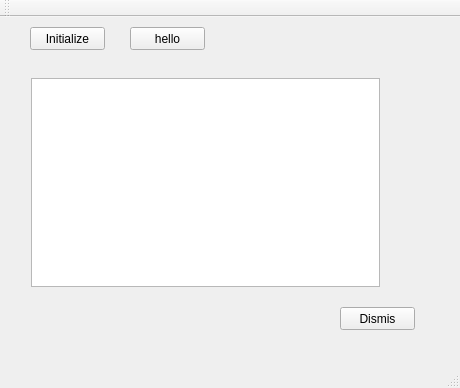
<?xml version="1.0" encoding="UTF-8"?>
<ui version="4.0">
 <class>MainDeviceWindow</class>
 <widget class="QMainWindow" name="MainDeviceWindow">
  <property name="geometry">
   <rect>
    <x>0</x>
    <y>0</y>
    <width>460</width>
    <height>388</height>
   </rect>
  </property>
  <property name="windowTitle">
   <string>MainDeviceWindow</string>
  </property>
  <widget class="QWidget" name="centralWidget">
   <widget class="QWidget" name="verticalLayoutWidget">
    <property name="geometry">
     <rect>
      <x>20</x>
      <y>50</y>
      <width>371</width>
      <height>231</height>
     </rect>
    </property>
    <layout class="QVBoxLayout" name="verticalLayout">
     <item>
      <widget class="QPlainTextEdit" name="plainTextEdit"/>
     </item>
    </layout>
   </widget>
   <widget class="QPushButton" name="pushInit">
    <property name="geometry">
     <rect>
      <x>30</x>
      <y>10</y>
      <width>75</width>
      <height>23</height>
     </rect>
    </property>
    <property name="text">
     <string>Initialize</string>
    </property>
   </widget>
   <widget class="QPushButton" name="pushHello">
    <property name="geometry">
     <rect>
      <x>130</x>
      <y>10</y>
      <width>75</width>
      <height>23</height>
     </rect>
    </property>
    <property name="text">
     <string>hello</string>
    </property>
   </widget>
   <widget class="QPushButton" name="dismisButton">
    <property name="geometry">
     <rect>
      <x>340</x>
      <y>290</y>
      <width>75</width>
      <height>23</height>
     </rect>
    </property>
    <property name="text">
     <string>Dismis</string>
    </property>
   </widget>
  </widget>
  <widget class="QMenuBar" name="menuBar">
   <property name="geometry">
    <rect>
     <x>0</x>
     <y>0</y>
     <width>460</width>
     <height>21</height>
    </rect>
   </property>
  </widget>
  <widget class="QToolBar" name="mainToolBar">
   <attribute name="toolBarArea">
    <enum>TopToolBarArea</enum>
   </attribute>
   <attribute name="toolBarBreak">
    <bool>false</bool>
   </attribute>
  </widget>
  <widget class="QStatusBar" name="statusBar"/>
 </widget>
 <layoutdefault spacing="6" margin="11"/>
 <resources/>
 <connections/>
</ui>
